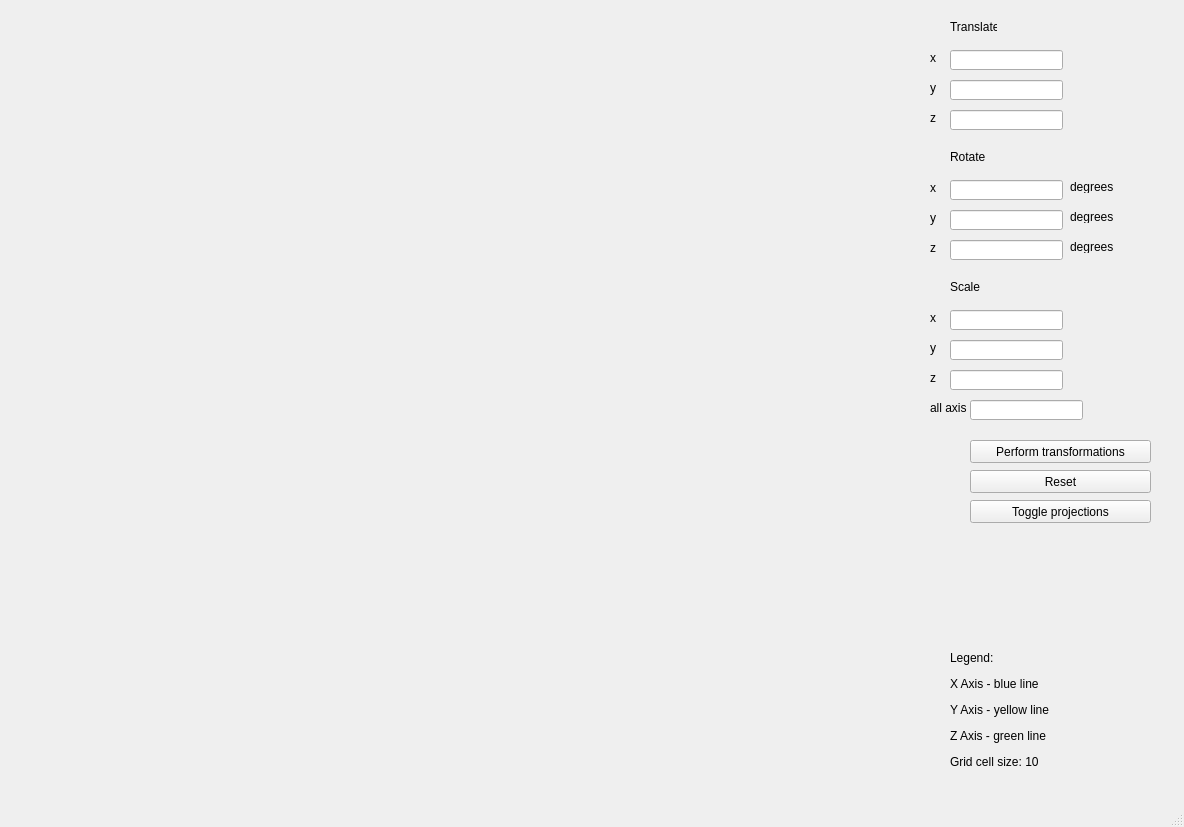
<?xml version="1.0" encoding="UTF-8"?>
<ui version="4.0">
 <class>MainWindow</class>
 <widget class="QMainWindow" name="MainWindow">
  <property name="geometry">
   <rect>
    <x>0</x>
    <y>0</y>
    <width>1184</width>
    <height>827</height>
   </rect>
  </property>
  <property name="windowTitle">
   <string>MainWindow</string>
  </property>
  <widget class="QWidget" name="centralwidget">
   <widget class="GLViewWidget" name="widget" native="true">
    <property name="geometry">
     <rect>
      <x>0</x>
      <y>0</y>
      <width>921</width>
      <height>781</height>
     </rect>
    </property>
   </widget>
   <widget class="QLabel" name="label">
    <property name="geometry">
     <rect>
      <x>950</x>
      <y>20</y>
      <width>47</width>
      <height>13</height>
     </rect>
    </property>
    <property name="text">
     <string>Translate</string>
    </property>
   </widget>
   <widget class="QLineEdit" name="translateX">
    <property name="geometry">
     <rect>
      <x>950</x>
      <y>50</y>
      <width>113</width>
      <height>20</height>
     </rect>
    </property>
   </widget>
   <widget class="QLineEdit" name="translateY">
    <property name="geometry">
     <rect>
      <x>950</x>
      <y>80</y>
      <width>113</width>
      <height>20</height>
     </rect>
    </property>
   </widget>
   <widget class="QLineEdit" name="translateZ">
    <property name="geometry">
     <rect>
      <x>950</x>
      <y>110</y>
      <width>113</width>
      <height>20</height>
     </rect>
    </property>
   </widget>
   <widget class="QLabel" name="label_2">
    <property name="geometry">
     <rect>
      <x>930</x>
      <y>50</y>
      <width>16</width>
      <height>16</height>
     </rect>
    </property>
    <property name="text">
     <string>x</string>
    </property>
   </widget>
   <widget class="QLabel" name="label_3">
    <property name="geometry">
     <rect>
      <x>930</x>
      <y>80</y>
      <width>16</width>
      <height>16</height>
     </rect>
    </property>
    <property name="text">
     <string>y</string>
    </property>
   </widget>
   <widget class="QLabel" name="label_4">
    <property name="geometry">
     <rect>
      <x>930</x>
      <y>110</y>
      <width>16</width>
      <height>16</height>
     </rect>
    </property>
    <property name="text">
     <string>z</string>
    </property>
   </widget>
   <widget class="QLabel" name="label_5">
    <property name="geometry">
     <rect>
      <x>950</x>
      <y>150</y>
      <width>47</width>
      <height>13</height>
     </rect>
    </property>
    <property name="text">
     <string>Rotate</string>
    </property>
   </widget>
   <widget class="QLineEdit" name="rotateZ">
    <property name="geometry">
     <rect>
      <x>950</x>
      <y>240</y>
      <width>113</width>
      <height>20</height>
     </rect>
    </property>
   </widget>
   <widget class="QLabel" name="label_6">
    <property name="geometry">
     <rect>
      <x>930</x>
      <y>210</y>
      <width>16</width>
      <height>16</height>
     </rect>
    </property>
    <property name="text">
     <string>y</string>
    </property>
   </widget>
   <widget class="QLabel" name="label_7">
    <property name="geometry">
     <rect>
      <x>930</x>
      <y>240</y>
      <width>16</width>
      <height>16</height>
     </rect>
    </property>
    <property name="text">
     <string>z</string>
    </property>
   </widget>
   <widget class="QLineEdit" name="rotateX">
    <property name="geometry">
     <rect>
      <x>950</x>
      <y>180</y>
      <width>113</width>
      <height>20</height>
     </rect>
    </property>
   </widget>
   <widget class="QLabel" name="label_8">
    <property name="geometry">
     <rect>
      <x>930</x>
      <y>180</y>
      <width>16</width>
      <height>16</height>
     </rect>
    </property>
    <property name="text">
     <string>x</string>
    </property>
   </widget>
   <widget class="QLineEdit" name="rotateY">
    <property name="geometry">
     <rect>
      <x>950</x>
      <y>210</y>
      <width>113</width>
      <height>20</height>
     </rect>
    </property>
   </widget>
   <widget class="QLabel" name="label_9">
    <property name="geometry">
     <rect>
      <x>930</x>
      <y>310</y>
      <width>16</width>
      <height>16</height>
     </rect>
    </property>
    <property name="text">
     <string>x</string>
    </property>
   </widget>
   <widget class="QLineEdit" name="scaleZ">
    <property name="geometry">
     <rect>
      <x>950</x>
      <y>370</y>
      <width>113</width>
      <height>20</height>
     </rect>
    </property>
   </widget>
   <widget class="QLineEdit" name="scaleX">
    <property name="geometry">
     <rect>
      <x>950</x>
      <y>310</y>
      <width>113</width>
      <height>20</height>
     </rect>
    </property>
   </widget>
   <widget class="QLineEdit" name="scaleY">
    <property name="geometry">
     <rect>
      <x>950</x>
      <y>340</y>
      <width>113</width>
      <height>20</height>
     </rect>
    </property>
   </widget>
   <widget class="QLabel" name="label_10">
    <property name="geometry">
     <rect>
      <x>950</x>
      <y>280</y>
      <width>47</width>
      <height>13</height>
     </rect>
    </property>
    <property name="text">
     <string>Scale</string>
    </property>
   </widget>
   <widget class="QLabel" name="label_11">
    <property name="geometry">
     <rect>
      <x>930</x>
      <y>370</y>
      <width>16</width>
      <height>16</height>
     </rect>
    </property>
    <property name="text">
     <string>z</string>
    </property>
   </widget>
   <widget class="QLabel" name="label_12">
    <property name="geometry">
     <rect>
      <x>930</x>
      <y>340</y>
      <width>16</width>
      <height>16</height>
     </rect>
    </property>
    <property name="text">
     <string>y</string>
    </property>
   </widget>
   <widget class="QLabel" name="label_13">
    <property name="geometry">
     <rect>
      <x>1070</x>
      <y>180</y>
      <width>47</width>
      <height>13</height>
     </rect>
    </property>
    <property name="text">
     <string>degrees</string>
    </property>
   </widget>
   <widget class="QLabel" name="label_14">
    <property name="geometry">
     <rect>
      <x>1070</x>
      <y>210</y>
      <width>47</width>
      <height>13</height>
     </rect>
    </property>
    <property name="text">
     <string>degrees</string>
    </property>
   </widget>
   <widget class="QLabel" name="label_15">
    <property name="geometry">
     <rect>
      <x>1070</x>
      <y>240</y>
      <width>47</width>
      <height>13</height>
     </rect>
    </property>
    <property name="text">
     <string>degrees</string>
    </property>
   </widget>
   <widget class="QPushButton" name="pushButton">
    <property name="geometry">
     <rect>
      <x>970</x>
      <y>440</y>
      <width>181</width>
      <height>23</height>
     </rect>
    </property>
    <property name="text">
     <string>Perform transformations</string>
    </property>
   </widget>
   <widget class="QLabel" name="label_16">
    <property name="geometry">
     <rect>
      <x>950</x>
      <y>640</y>
      <width>201</width>
      <height>141</height>
     </rect>
    </property>
    <property name="text">
     <string>&lt;html&gt;&lt;head/&gt;&lt;body&gt;&lt;p&gt;Legend:&lt;/p&gt;&lt;p&gt;X Axis - blue line&lt;/p&gt;&lt;p&gt;Y Axis - yellow line&lt;/p&gt;&lt;p&gt;Z Axis - green line&lt;/p&gt;&lt;p&gt;Grid cell size: 10&lt;/p&gt;&lt;/body&gt;&lt;/html&gt;</string>
    </property>
   </widget>
   <widget class="QLineEdit" name="scaleAll">
    <property name="geometry">
     <rect>
      <x>970</x>
      <y>400</y>
      <width>113</width>
      <height>20</height>
     </rect>
    </property>
   </widget>
   <widget class="QLabel" name="label_17">
    <property name="geometry">
     <rect>
      <x>930</x>
      <y>400</y>
      <width>41</width>
      <height>16</height>
     </rect>
    </property>
    <property name="text">
     <string>all axis</string>
    </property>
   </widget>
   <widget class="QPushButton" name="resetButton">
    <property name="geometry">
     <rect>
      <x>970</x>
      <y>470</y>
      <width>181</width>
      <height>23</height>
     </rect>
    </property>
    <property name="text">
     <string>Reset</string>
    </property>
   </widget>
   <widget class="QPushButton" name="projectionButton">
    <property name="geometry">
     <rect>
      <x>970</x>
      <y>500</y>
      <width>181</width>
      <height>23</height>
     </rect>
    </property>
    <property name="text">
     <string>Toggle projections</string>
    </property>
   </widget>
  </widget>
  <widget class="QMenuBar" name="menubar">
   <property name="geometry">
    <rect>
     <x>0</x>
     <y>0</y>
     <width>1184</width>
     <height>21</height>
    </rect>
   </property>
  </widget>
  <widget class="QStatusBar" name="statusbar"/>
 </widget>
 <customwidgets>
  <customwidget>
   <class>GLViewWidget</class>
   <extends>QWidget</extends>
   <header>pyqtgraph.opengl</header>
   <container>1</container>
  </customwidget>
 </customwidgets>
 <resources/>
 <connections/>
</ui>
